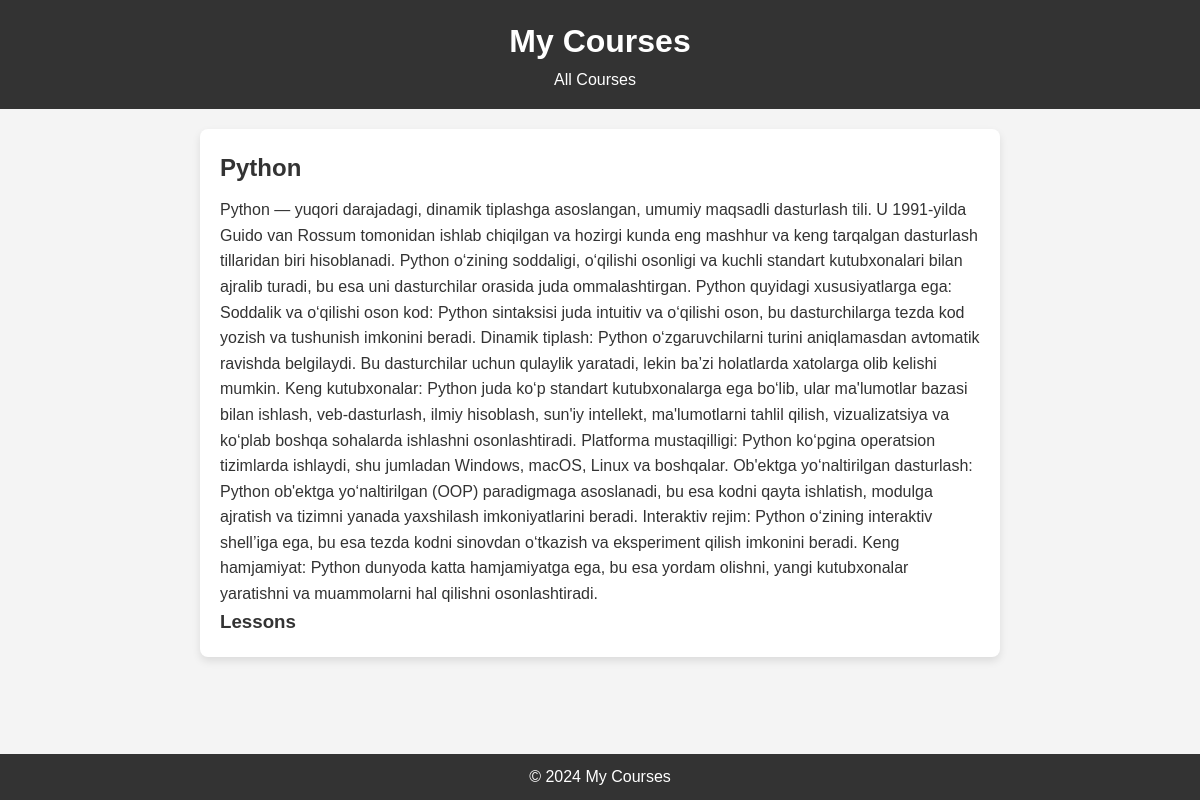
Screenshot of /courses/1/lessons/ with the database file from the repository.
### app/models.py (models this page shows, shortened)
class Course(models.Model):
    name = models.CharField(max_length=100, verbose_name='Nomi')
    description = models.TextField(verbose_name='Tavsifi')

### app/views.py (the view)
# urls.py: path('courses/<int:course_id>/lessons/', views.lesson_list, name='lesson_list'),
def lesson_list(request, course_id):
    course = get_object_or_404(Course, pk=course_id)
    lessons = course.lessons.all()
    return render(request, 'by_detail.html', {'course': course, 'lessons': lessons})

### Templates/by_detail.html (shortened to what this page needs)
{% extends 'base.html' %}
{% block content %}
    <h2>{{ course.name }}</h2>
    <p>{{ course.description }}</p>
    <h3>Lessons</h3>
{% endblock %}

### Templates/base.html (shortened to what this page needs)
{% load static %}
<!DOCTYPE html>
<html lang="en">
<head>
    <link rel="stylesheet" href="{% static 'css/style.css' %}">
</head>
<body>
    <header>
        <h1><a href="{% url 'course_list' %}">My Courses</a></h1>
        <nav>
            <ul>
                <li><a href="{% url 'course_list' %}">All Courses</a></li>
            </ul>
        </nav>
    </header>
    <main>
        {% block content %}
        {% endblock %}
    </main>
    <footer>
        <p>&copy; 2024 My Courses</p>
    </footer>
</body>
</html>

### staticfiles/css/style.css (style rules this page uses)
* { margin: 0; padding: 0; box-sizing: border-box; }
body { font-family: Arial, sans-serif; line-height: 1.6; background-color: #f4f4f4; color: #333; }
header { background-color: #333; color: white; padding: 1rem; text-align: center; }
header h1 a { color: white; text-decoration: none; }
nav ul { list-style-type: none; padding: 0; }
nav ul li { display: inline; margin-right: 10px; }
nav ul li a { color: white; text-decoration: none; }
main { padding: 20px; background-color: white; max-width: 800px; margin: 20px auto; border-radius: 8px; box-shadow: 0 4px 8px rgba(0, 0, 0, 0.1); }
footer { text-align: center; padding: 10px; background-color: #333; color: white; position: absolute; width: 100%; bottom: 0; }
h2 { margin-bottom: 10px; color: #333; }
ul { list-style-type: none; padding: 0; }
ul li { margin: 10px 0; }
ul li a { color: #007BFF; text-decoration: none; }

### rows the page displays
Course: name "Python", description "Python — yuqori darajadagi, dinamik tiplashga asoslangan, umumiy maqsadli dasturlash tili. U 1991-yilda Guido van Rossum tomonidan ishlab chiqilgan va hozirgi kunda eng mashhur va keng tarqalgan dasturlash tillaridan biri hisoblanadi. Python o‘zining soddaligi, o‘qilishi osonligi va kuchli standart kutubxonalari bilan ajralib turadi, bu esa uni dasturchilar orasida juda ommalashtirgan. Python quyidagi xususiyatlarga ega: Soddalik va o‘qilishi oson kod: Python sintaksisi juda intuitiv va o‘qilishi oson, bu dasturchilarga tezda kod yozish va tushunish imkonini beradi. Dinamik tiplash: Python o‘zgaruvchilarni turini aniqlamasdan avtomatik ravishda belgilaydi. Bu dasturchilar uchun qulaylik…"
